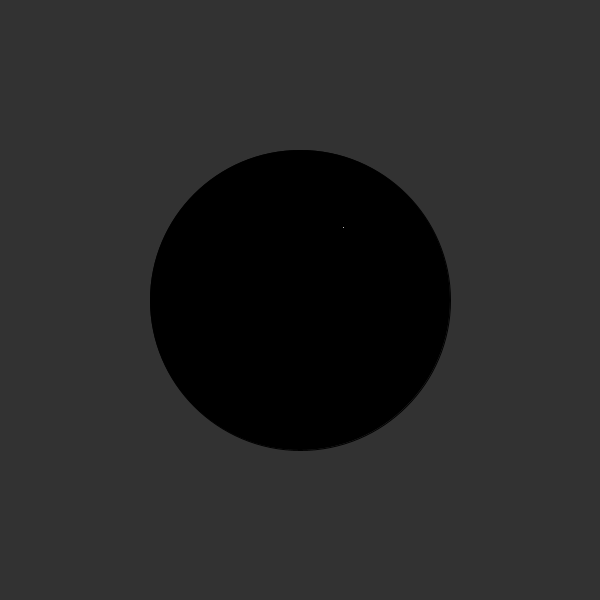
Frame 1 (no input)
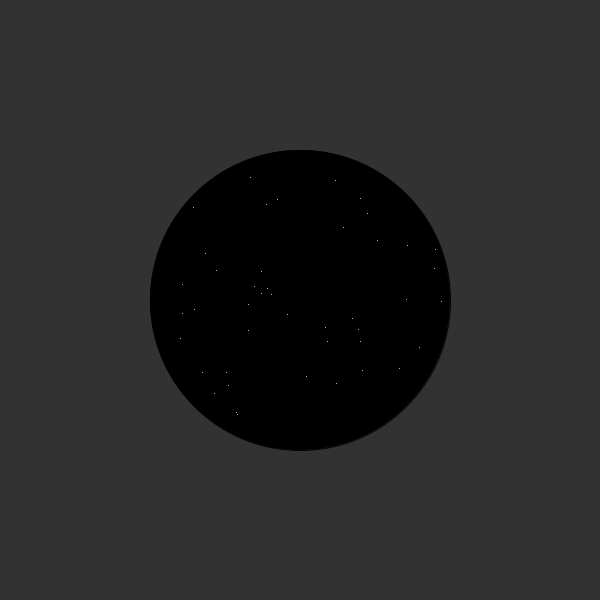
Frame 60 (the mouse pressed at the canvas centre just before this capture)
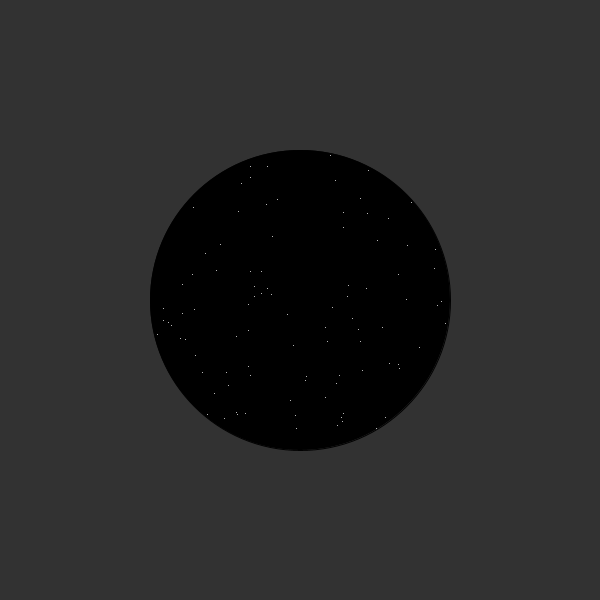
Frame 120 (the mouse held since frame 60 and released just before this capture)

The Processing sketch that drew these frames (run headless with seeded random() and noise(); from frame 60 on, the mouse is pressed at the canvas centre):

// Processing sketch: sketch_6
// ── sketch_6.pde
/*
currently this sketch draws white points all over the canvas.
 
 change the values being given to x and y and add a conditional so that
 the white points are only drawn inside the black circle.
 you will have to use the dist() function.
 */

float x, y;

void setup() {
  size(600, 600);
  background(50);
  fill(0);
  ellipse(width/2, height/2, 300, 300);
}

void draw() {
  x = random(width/2-150, width/2+150);
  y = random(150, height-150);
  if (dist(x, y, width/2, height/2) < 150) {
    stroke(255);
    point(x, y);
  }
}
